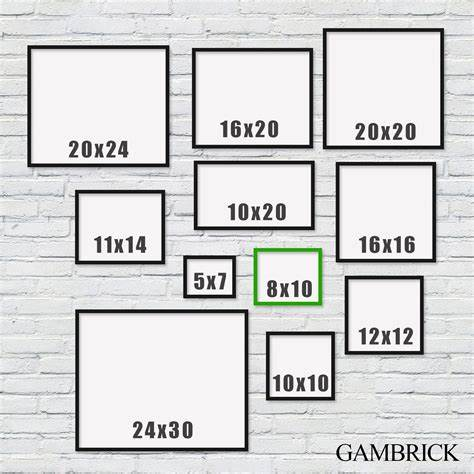
//> input picture test4.jpeg, 474 x 474 px, given in place of test4.jpg, which was not available
$ ./mycpp   (built with g++ and OpenCV 4)
//> lines starting //> are read from the running program, lines starting //| are printed output that depends on the picture; after the words box and inside, x2 and y2 are one past the last pixel; in counts of white or black regions, pixels touching at a corner belong together; pictures that were not available may be replaced by others from this repository, and a replacement may not be noted
#include <opencv2/opencv.hpp>

int main() {
    // 读取图像
    cv::Mat image = cv::imread("../test4.jpg");
//> image is the input picture: 474 rows x 474 cols, CV_8UC3; mean B, G, R 213.4, 213.3, 213.2
    if (image.empty()) {
        std::cerr << "Error: Could not load image!" << std::endl;
        return -1;
    }

    // 将图像转为灰度
    cv::Mat gray;
    cv::cvtColor(image, gray, cv::COLOR_BGR2GRAY);

    // 应用二值化操作（可以调节阈值）
    cv::Mat binary;
    cv::threshold(gray, binary, 60, 255, cv::THRESH_BINARY_INV); // 检测黑色
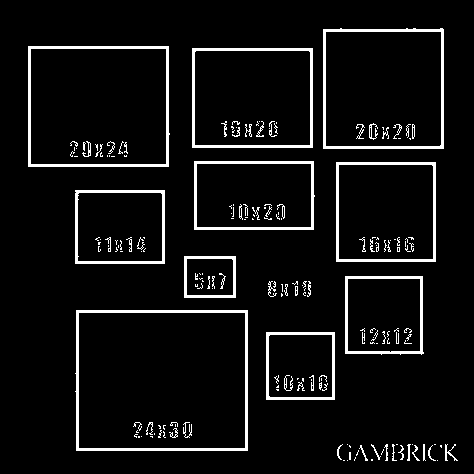
//> binary: 474 rows x 474 cols, CV_8UC1; 6.3% white; 195 white regions (131 under 20 px), largest, box (x1, y1, x2, y2) and area: (75, 310, 248, 451) 1844, (28, 46, 170, 167) 1538, (323, 28, 444, 149) 1421

    // 开运算去噪
    cv::Mat kernel = cv::getStructuringElement(cv::MORPH_RECT, cv::Size(3, 3));
    cv::morphologyEx(binary, binary, cv::MORPH_OPEN, kernel);
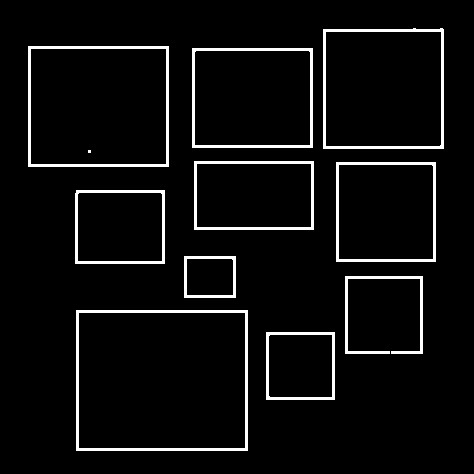
//> binary: 474 rows x 474 cols, CV_8UC1; 5.1% white; 11 white regions (1 under 20 px)

    // 检测轮廓
    std::vector<std::vector<cv::Point>> contours;
    cv::findContours(binary, contours, cv::RETR_EXTERNAL, cv::CHAIN_APPROX_SIMPLE);
//> contours = 10 contours; largest, box (x1, y1, x2, y2) and area: (76, 310, 248, 451) 23940, (28, 46, 169, 167) 16800, (323, 28, 444, 149) 14286, (192, 48, 313, 148) 11880, (336, 162, 436, 262) 9801

    // 画出每个轮廓的边界框
    double area_threshold = 500; // 设定面积阈值
    for (size_t i = 0; i < contours.size(); i++) {
        double area = cv::contourArea(contours[i]);
        if (area > area_threshold) {
            cv::Rect bounding_box = cv::boundingRect(contours[i]);
            cv::rectangle(image, bounding_box, cv::Scalar(0, 255, 0), 5); // 用绿色画矩形框
        }
    }
//> this loop made 10 passes
//> (area, bounding_box) on passes 1 to 10: (4556, Rect(266, 332, 69, 68)), (23940, Rect(76, 310, 172, 141)), (598, Rect(345, 276, 78, 78)), (2091, Rect(184, 256, 52, 42)), (6494.5, Rect(75, 190, 90, 74)), (9801, Rect(336, 162, 100, 100)), (8092, Rect(194, 161, 120, 69)), (11880, Rect(192, 48, 121, 100)), (16800, Rect(28, 46, 141, 121)), (14286, Rect(323, 28, 121, 121))
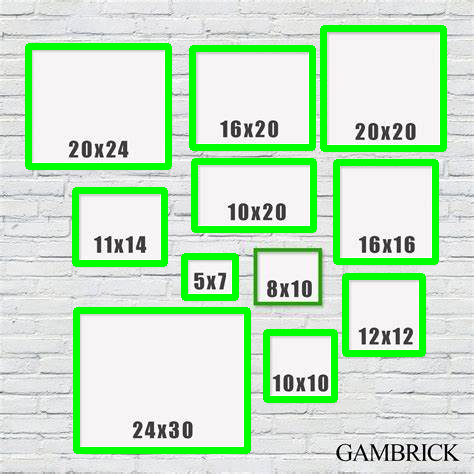
//> image: 474 rows x 474 cols, CV_8UC3; 12.11% of pixels changed, all inside (x1, y1, x2, y2) = (25, 25, 447, 454)

    // 显示结果图像
    cv::namedWindow("Detected Objects", cv::WINDOW_NORMAL);
    cv::resizeWindow("Detected Objects", 800, 600);
    cv::imshow("Detected Objects", image);
    cv::waitKey(0);

    return 0;
}
